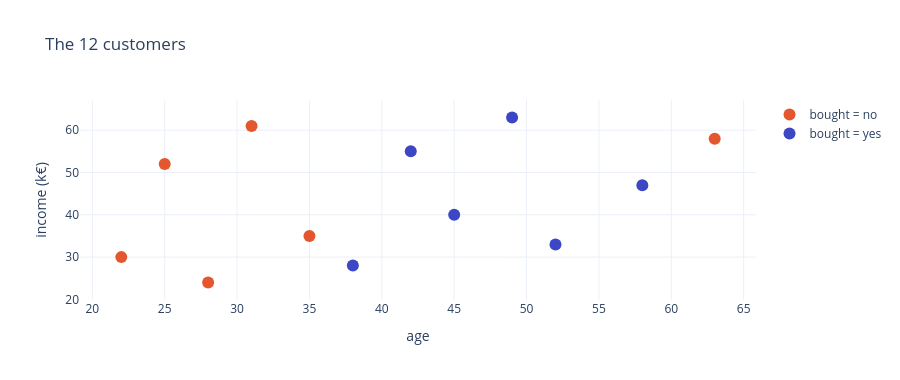

Here is the notebook cell this chart was saved with:
### Markdown cell above
### Growing a tree by hand, step by step 🪜

Let's do exactly what the algorithm does, on twelve customers of a small shop: their age, their income (k€), and whether they bought something.

### Code cell
shop = pd.DataFrame({
    "age":    [22, 25, 28, 31, 35, 38, 42, 45, 49, 52, 58, 63],
    "income": [30, 52, 24, 61, 35, 28, 55, 40, 63, 33, 47, 58],
    "bought": ["no", "no", "no", "no", "no", "yes", "yes", "yes", "yes", "yes", "yes", "no"],
})
fig = go.Figure()
for label, color in [("no", "#E4572E"), ("yes", "#3B47C4")]:
    part = shop[shop.bought == label]
    fig.add_trace(go.Scatter(x=part.age, y=part.income, mode="markers", name=f"bought = {label}",
                             marker=dict(color=color, size=12)))
fig.update_layout(title="The 12 customers", xaxis_title="age", yaxis_title="income (k€)", height=380)
fig.show()

### Figure 1 — Plotly figure (JSON) as saved in the notebook; plotly's stock layout.template omitted (floating-point values rounded to 4 significant figures)
{"data": [{"marker": {"color": "#E4572E", "size": 12}, "mode": "markers", "name": "bought = no", "type": "scatter", "x": [22, 25, 28, 31, 35, 63], "y": [30, 52, 24, 61, 35, 58]}, {"marker": {"color": "#3B47C4", "size": 12}, "mode": "markers", "name": "bought = yes", "type": "scatter", "x": [38, 42, 45, 49, 52, 58], "y": [28, 55, 40, 63, 33, 47]}], "layout": {"height": 380, "title": {"text": "The 12 customers"}, "xaxis": {"title": {"text": "age"}}, "yaxis": {"title": {"text": "income (k€)"}}}}
